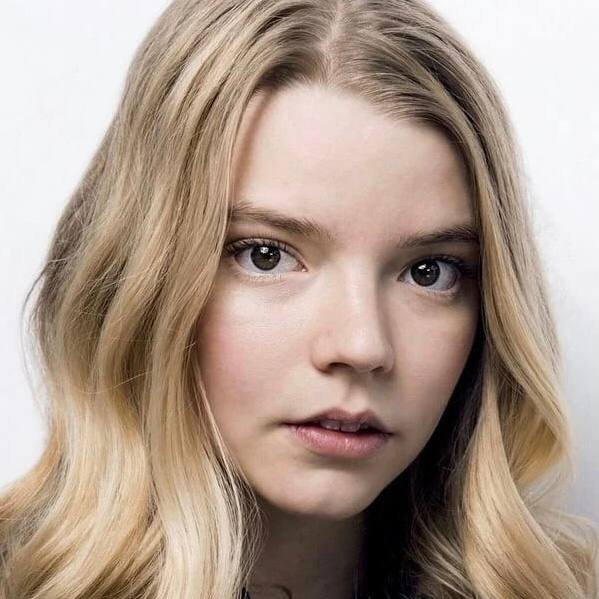
#> input picture HW2/exercise/img/woman.png, 599 x 599 px
$ jupyter execute --allow-errors ex234.ipynb   (shell and % lines are left out)
#> lines starting #> are read from the running program, lines starting #| are printed output that depends on the picture; after the words box and inside, x2 and y2 are one past the last pixel; in counts of white or black regions, pixels touching at a corner belong together
[cell 1]
import io
import ipywidgets as widgets
import matplotlib.pyplot as plt
import PIL.Image
import numpy as np
import urllib
from skimage.transform import resize
from matplotlib.image import imread
import os
from IPython.display import display
from skimage import io as io_url
import cv2
import numpy as np
from PIL import Image

[cell 2]
# Create image widgets
image3_spatial = widgets.Image(format='png', width=500, height=500, description='Spatial')
image3_freq    = widgets.Image(format='png', width=500, height=500, description='Frequency')
sidebyside     = widgets.HBox([image3_spatial, image3_freq])

# Create slider/select widgets
slider_inner   = widgets.FloatSlider(value=0,      min=0, max=1,      step=0.01, description='Inner radius')
slider_outer   = widgets.FloatSlider(value=1.44/2, min=0, max=1.44/2, step=0.01, description='Outer radius')

buf            = io.BytesIO()

#> (the rest of this cell did not finish here and is left out)

[cell 3]
def read_img(img_path, img_size=(512, 512)):
  """
    + Đọc ảnh
    + Chuyển thành grayscale
    + Thay đổi kích thước ảnh thành img_size
  """
#> called with img_path = 'img/woman.png', img_size = (512, 512)
  img = cv2.imread(img_path, 0)
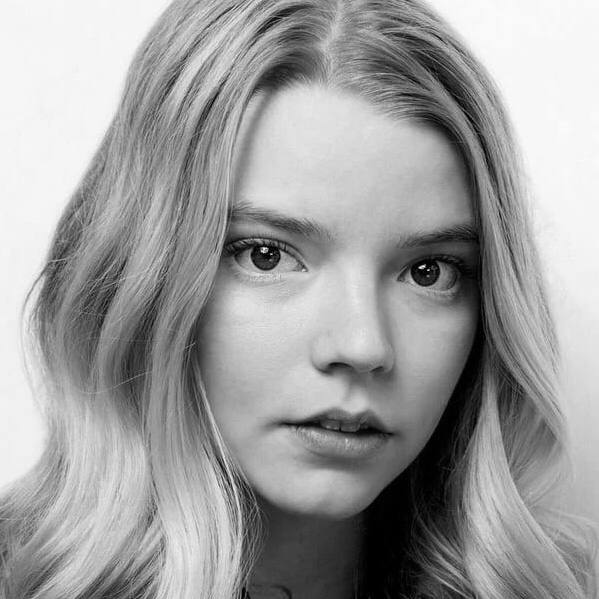
#> img: shape (599, 599); min 0, max 252, mean 158.3
  img = cv2.resize(img, img_size)
#> img: shape (512, 512)
#> call 2 of read_img, with img_path = 'img/cat.png', img_size = (512, 512)
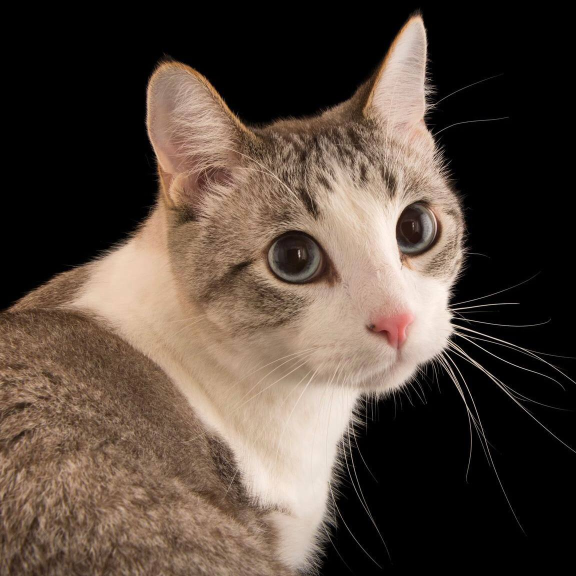
#> input picture HW2/exercise/img/cat.png, 1152 x 1152 px (shown at 1/2 size)
#> in read_img (call 2), `img = cv2.imread(img_path, 0)`:
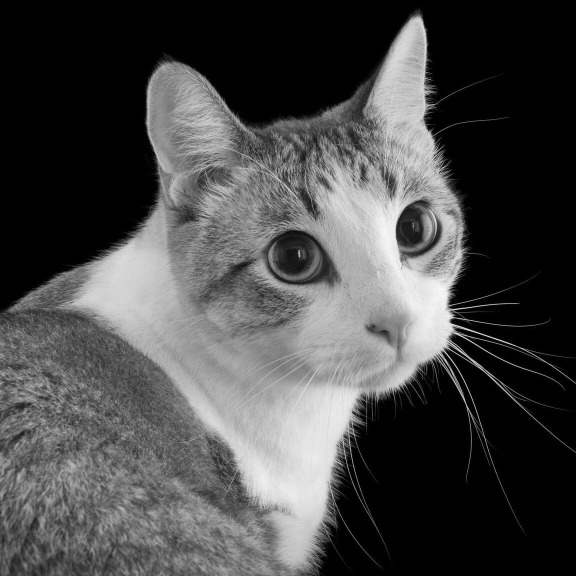
#> img: shape (1152, 1152) (shown at 1/2 size); min 0, max 255, mean 72.7
#> in read_img (call 2), `img = cv2.resize(img, img_size)`:
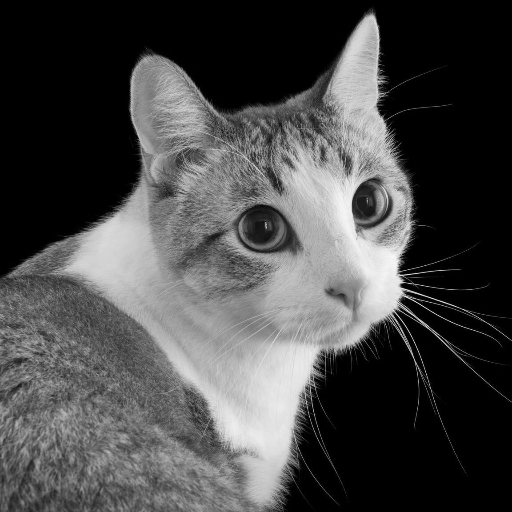
#> img: shape (512, 512); min 0, max 247, mean 72.6
  return img


def create_hybrid_img(img1, img2, r):
  """
  Create hydrid image
  Params:
    img1: numpy image 1
    img2: numpy image 2
    r: radius that defines the filled circle of frequency of image 1. Refer to the homework title to know more.
  """
#> called with r = 14
  # You need to implement the function
  img1_fft = np.fft.fft2(img1)
  img2_fft = np.fft.fft2(img2)

  img1_fft_shifted = np.fft.fftshift(img1_fft)
  img2_fft_shifted = np.fft.fftshift(img2_fft)

  height, width = img1.shape
#> height = 512; width = 512
  mask = np.zeros(img1.shape, dtype=np.float32)
  center = (height // 2, width // 2)
#> center = (256, 256)
  for i in range(height):
      for j in range(width):
          if (i - center[0])**2 + (j - center[1])**2 <= r**2:
            mask[i, j] = 1
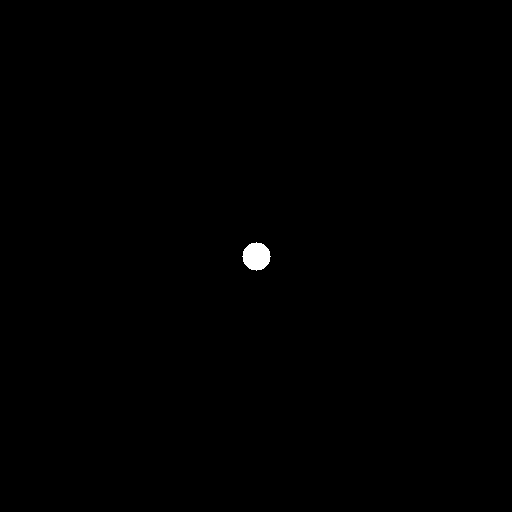
#> mask: shape (512, 512) float32; values 0 (black) and 1 (white), 0.23% white; 1 white region, box (x1, y1, x2, y2) and area: (242, 242, 271, 271) 613

  hybrid_fft_shifted = img1_fft_shifted * (mask) + img2_fft_shifted * (mask - 1)

  hybrid_fft = np.fft.ifftshift(hybrid_fft_shifted)

  hybrid_img = np.fft.ifft2(hybrid_fft)

  resulst = np.real(hybrid_img)
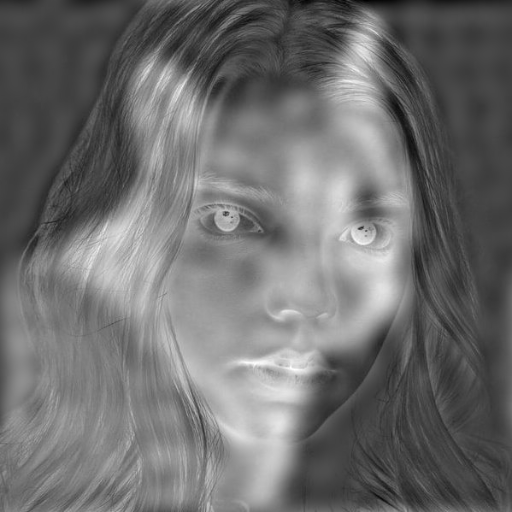
#> resulst: shape (512, 512) float64; min -113.1, max 315.9, mean 72.6; drawn with min black and max white

  return resulst
